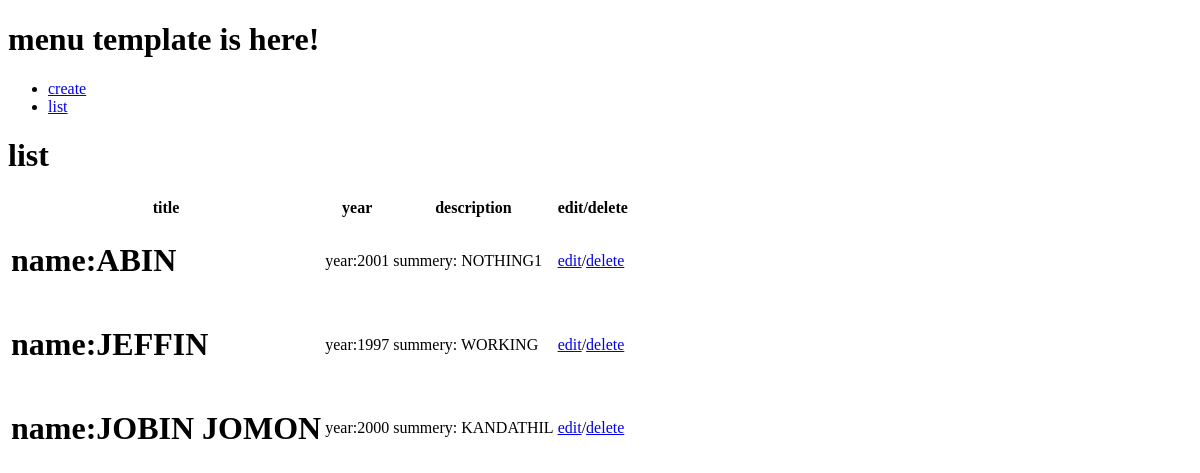
The page /list/ on the database as committed earlier.
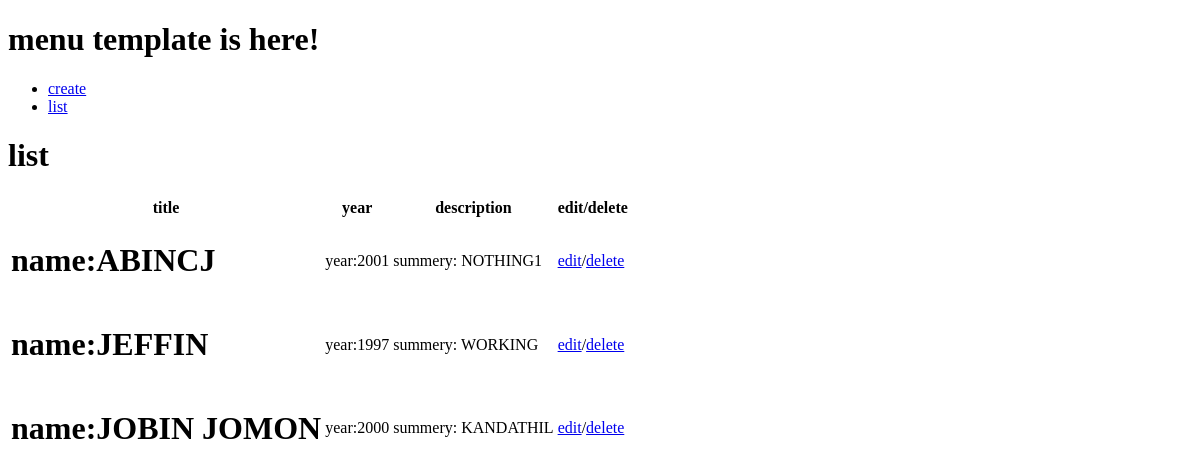
The same page on the database as committed later.
### my_app/models.py (models this page shows)
class MovieInfo(models.Model):
    title=models.CharField(max_length=60)
    year=models.IntegerField(null=True)
    decription=models.TextField()

### my_app/views.py (the view)
# urls.py: path('list/',views.list,name="list"),
def list(request):
    movie_list = MovieInfo.objects.all()
    print(movie_list)
    return render(request, 'list.html', {'movies':movie_list})

### templates/list.html (shortened to what this page needs)
<!DOCTYPE html>
{% load static %}
<html lang="en">
<head>
</head>
<body>
{% block content %}
{% include 'menu.html' %}
<h1>list</h1>
<table>
    <tr>
        <th>title</th>
        <th>year</th>
        <th>description</th>
        <th>edit/delete</th>
    </tr>
   {% for i in movies %}
    <tr>
        <td><h1> name:{{i.title | upper }} </h1></td>
        <td><p> year:{{ i.year | upper }} </p></td>
        <td><p> summery: {{ i.decription |upper|default:'no data avilable ' }} </p></td>
        <td><a href="{% url 'edit' i.id %}">edit</a>/<a href="{% url 'delete' i.id %}">delete</a></td>
    </tr>
    {% endfor %}
</table>
{% endblock content %}
</body>
</html>

Rows that differ between the two databases and show on the page:
changed MovieInfo "NOTHING1": title "ABIN" → "ABINCJ"
